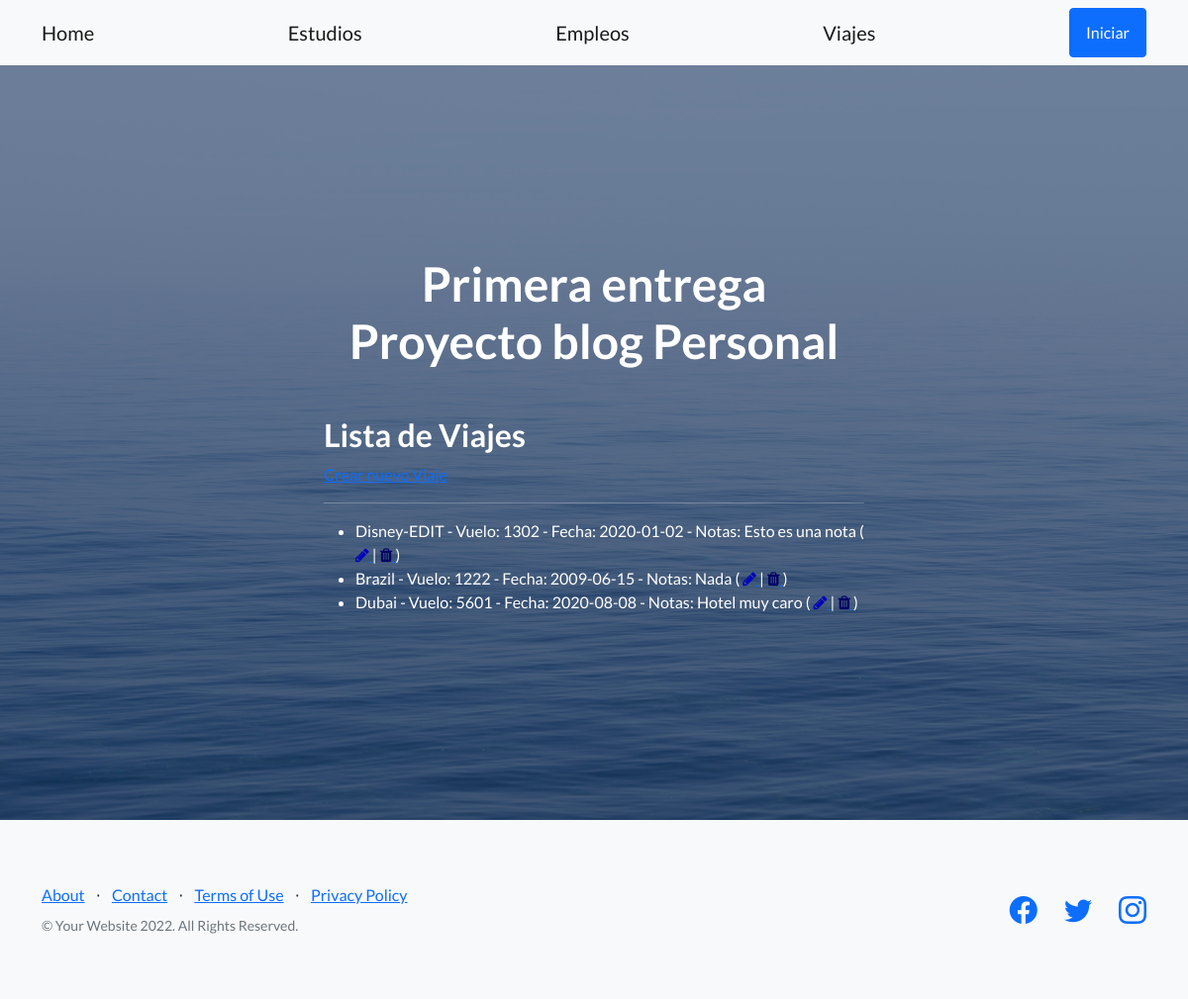
The page /blog_sab_app/viajes on the database its author committed.
### blog_sab_app/models.py (models this page shows)
class Viajes(models.Model):
    destino = models.CharField(max_length=40)
    nro_vuelo = models.IntegerField()
    fecha = models.DateField()
    notas = models.CharField(max_length=200)
    def __str__(self):
        return f'{self.destino}  - Vuelo: {self.nro_vuelo} - Fecha: {self.fecha} - Notas: {self.notas}'

### blog_sab_app/views.py (the view)
# urls.py: path('viajes', views.viajes, name='Viajes'),
def viajes(request):
    viajes = Viajes.objects.all()
    context_dict = {
        'viajes': viajes
    }
    return render(
        request=request,
        context=context_dict,
        template_name="blog_sab_app/viajes.html"
    )

### blog_sab_app/templates/blog_sab_app/viajes.html (shortened to what this page needs)
{% extends "blog_sab_app/index.html" %}
{% load static %}
{% block blog_sab_app_content %}
<h2>Lista de Viajes</h2>
<a class="card_custom" href="{% url 'blog_sab_app:ViajesDjangoForms' %}">Crear nuevo Viaje</a>
<hr>
<ul>
    {% for viaje in viajes %}
    <li>
        {{viaje}}
        (
        <a href="{% url 'blog_sab_app:UpdateViaje' viaje.id %}">
            <i class="fa fa-pencil" style="color: rgb(0, 0, 190);"></i>
        </a>
        |
        <a href="{% url 'blog_sab_app:DeleteViaje' viaje.id %}">
            <i class="fa fa-trash" style="color: rgb(0, 0, 100);"></i>
        </a>
        )
    </li>
    {% endfor %}
</ul>
{% endblock %}

### rows shown on the page
Viajes: destino+nro_vuelo+fecha "Disney-EDIT - Vuelo: 1302 - Fecha: 2020-01-02 - Notas: Esto es una nota"
Viajes: destino+nro_vuelo+fecha "Brazil - Vuelo: 1222 - Fecha: 2009-06-15 - Notas: Nada"
Viajes: destino+nro_vuelo+fecha "Dubai - Vuelo: 5601 - Fecha: 2020-08-08 - Notas: Hotel muy caro"
